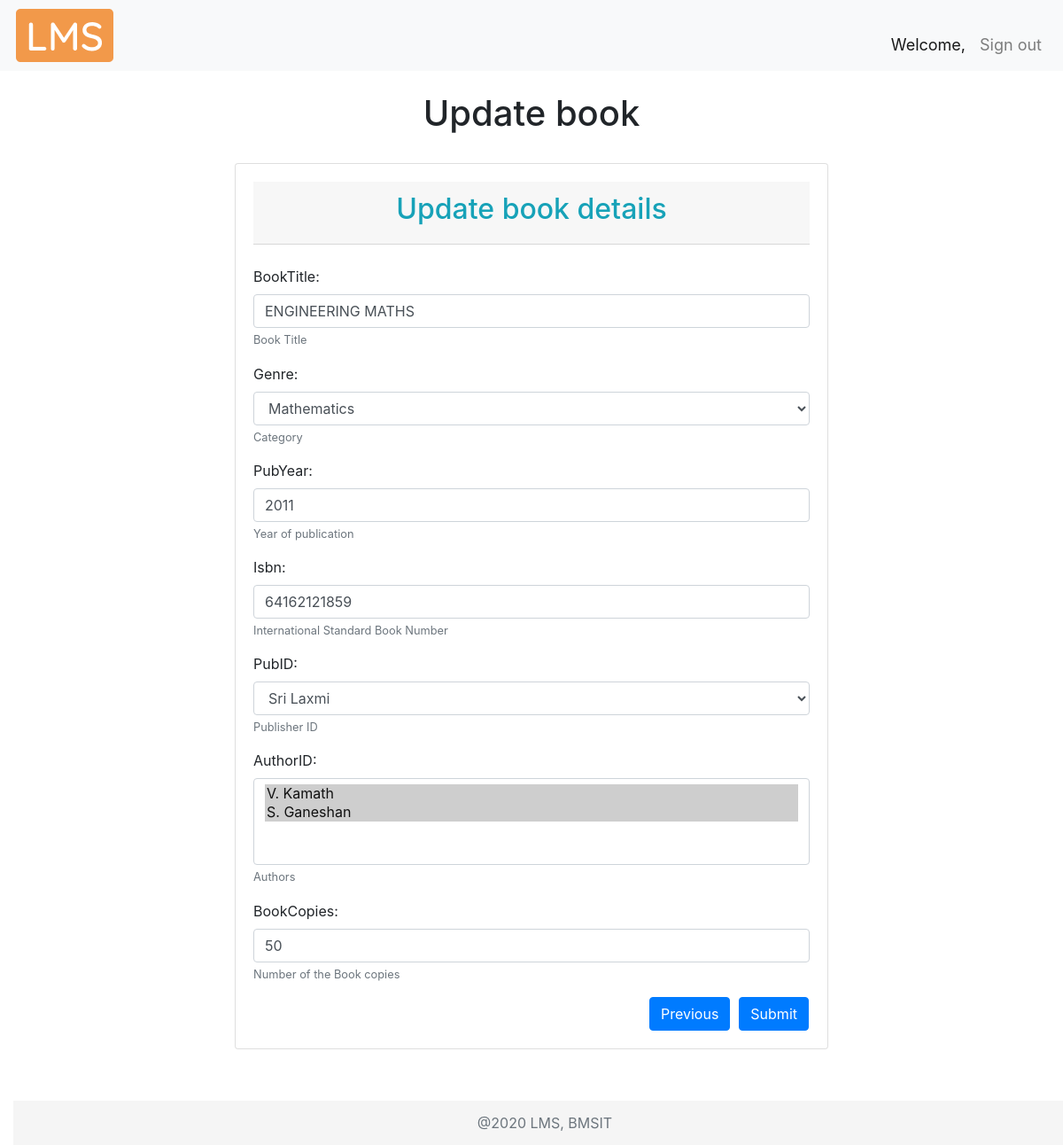
/updatebookdetails/5/, run on an earlier commit of the app's database.
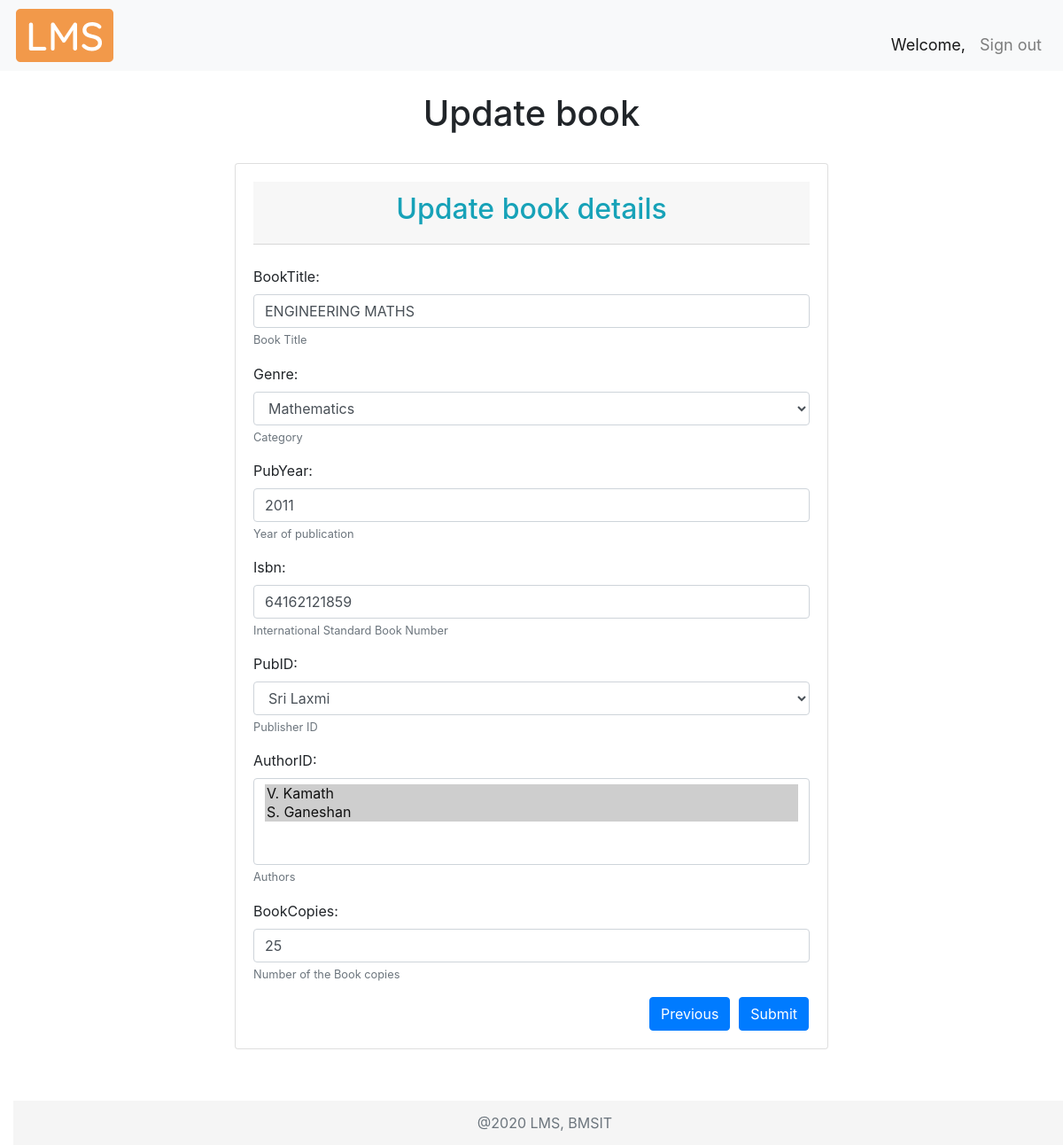
And on a later commit of the database.
### libraryApp/models.py (models this page shows)
class STOCK(models.Model):
    bookCopies = models.PositiveSmallIntegerField(default=0, help_text="Number of the Book copies")
    bookID = models.OneToOneField(BOOK, null=True, on_delete=models.CASCADE, help_text="Book ID")
    librarianID = models.ForeignKey(
        settings.AUTH_USER_MODEL, null=True, on_delete=models.SET_NULL, help_text="Librarian ID")

### libraryApp/views.py (the view, shortened to what this page needs)
# urls.py: path('updatebookdetails/<str:bookID>/', views.updateBookDetails, name="updatebookdetail"),
def updateBookDetails(request, bookID):
    bookDetails = 'libraryApp/add_book_details.html'
    books = BOOK.objects.get(id=bookID)
    stocks = STOCK.objects.filter(bookID__id=bookID).first()
    addBookForm = AddBookForm(instance=books)
    addStockForm = AddStockForm(instance=stocks)
    context = {
        'option': 'Update',
        'addBookForm': addBookForm,
        'addStockForm': addStockForm
    }
    return render(request, bookDetails, context)

### libraryApp/forms.py
class AddBookForm(ModelForm):
    class Meta:
        model = BOOK
        fields = '__all__'
        exclude = ['librarianID']

class AddStockForm(ModelForm):
    class Meta:
        model = STOCK
        fields = ['bookCopies']

### libraryApp/models.py (called while the page is built)
    def __str__(self):
        return self.pubName

    def __str__(self):
        return self.authorName

### libraryApp/templates/libraryApp/add_book_details.html (shortened to what this page needs)
{% extends 'libraryApp/add_book_template.html' %}
{% load static %}
{% load widget_tweaks %}
{% block content %}
<h1 class="text-center">{{option}} book</h1>
<br>
<div class="container">
  <div class="card card-body">
<form method="POST" novalidate>
 <div class="card-header text-center">
        <h2 class="text-info">{{option}} book details</h2>
      </div>
      <br>
  {% for field in addBookForm.visible_fields %}
    <div class="form-group">
      {{ field.label_tag }}
      {% if addBookForm.is_bound %}
        {% if field.errors %}
          {% render_field field class="form-control is-invalid" %}
          {% for error in field.errors %}
            <div class="invalid-feedback">
              {{ error }}
            </div>
          {% endfor %}
        {% else %}
          {% render_field field class="form-control is-valid" %}
        {% endif %}
      {% else %}
        {% render_field field class="form-control" %}
      {% endif %}
      {% if field.help_text %}
        <small class="form-text text-muted">{{ field.help_text }}</small>
      {% endif %}
    </div>
  {% endfor %}
  {% for field in addStockForm.visible_fields %}
    <div class="form-group">
      {{ field.label_tag }}
      {% if addStockForm.is_bound %}
        {% if field.errors %}
          {% render_field field class="form-control is-invalid" %}
          {% for error in field.errors %}
            <div class="invalid-feedback">
              {{ error }}
            </div>
          {% endfor %}
        {% else %}
          {% render_field field class="form-control is-valid" %}
        {% endif %}
      {% else %}
        {% render_field field class="form-control" %}
      {% endif %}
      {% if field.help_text %}
        <small class="form-text text-muted">{{ field.help_text }}</small>
      {% endif %}
    </div>
  {% endfor %}
   <div class="row justify-content-end">
        <a href="javascript:window.history.back()"><button type="button" class="btn btn-primary" style="margin-right: 10px;">Previous</button></a>
        <button type="submit" class="btn btn-primary mr-3">Submit</button>
      </div>
</form>
</div>
<br>
{% endblock %}

What changed in the data, as far as the page shows it:
changed STOCK: bookCopies "50" → "25"
